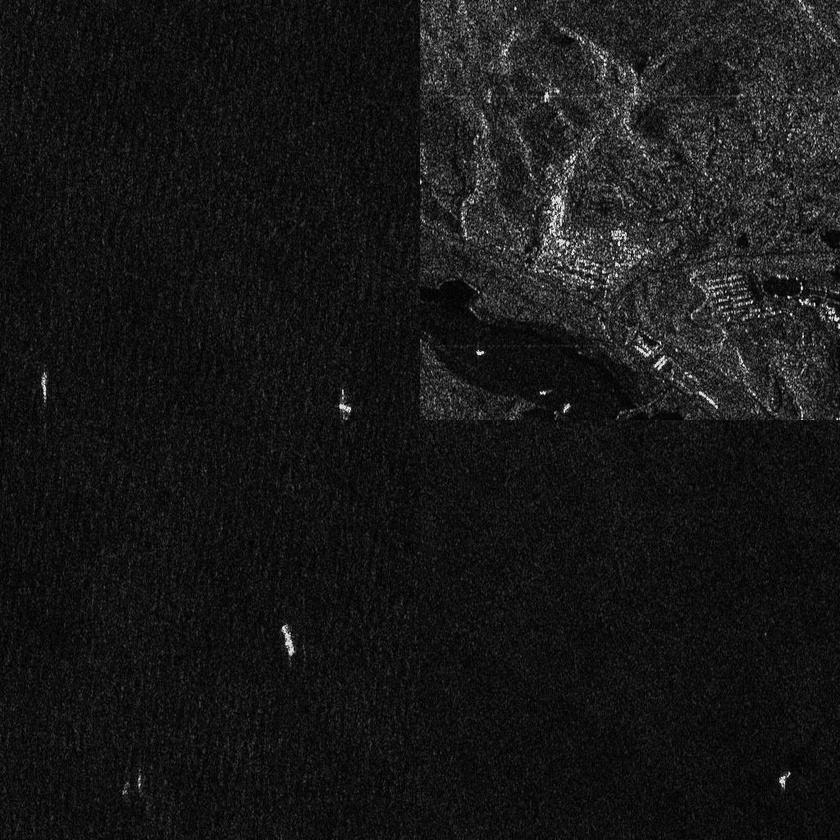
#> input picture sar/example/0004.jpg, 840 x 840 px, shrunk from 1024 x 1024 before the run; its folder holds only this picture in this run
$ python post-std.py   (older library calls are emulated)
#> lines starting #> are read from the running program, lines starting #| are printed output that depends on the picture; long printed decimals are rounded
import os

import cv2
import numpy as np

root = r"example/"
save_path = r"blur/"
os.makedirs(save_path, exist_ok=True)

for img in os.listdir(root):
    image = cv2.imread(root+img)
#> image is the input picture: shape (840, 840, 3); min 0, max 255, mean 23.6

    # image = cv2.dilate(image, (5,5), iterations=2)
    image = cv2.erode(image, (3,3), iterations=1)#腐蚀

    # image = cv2.Laplacian(image, cv2.CV_64F)

    image = cv2.blur(image,(1,1))
    # dilated_image = cv2.dilate(image, (7,7), iterations=2)#膨胀
    # image = cv2.erode(image, (3,3), iterations=1)
    # 分离RGB通道
    b, g, r = cv2.split(image)

    # 计算每个通道的标准差
    std_dev_r = np.std(r)
#> std_dev_r = 18.53
    std_dev_g = np.std(g)
#> std_dev_g = 18.53
    std_dev_b = np.std(b)
#> std_dev_b = 18.53
    print(img,std_dev_r)
#| 0004.jpg 18.535
    # 设置拉伸的参数（通常为1-2倍标准差）
    stretch_factor = 300.0

    # 计算拉伸后的通道值
    stretched_r = (r - np.mean(r)) / std_dev_r * stretch_factor + np.mean(r)
    stretched_g = (g - np.mean(g)) / std_dev_g * stretch_factor + np.mean(g)
    stretched_b = (b - np.mean(b)) / std_dev_b * stretch_factor + np.mean(b)

    # 合并拉伸后的通道
    stretched_image = cv2.merge((stretched_b, stretched_g, stretched_r))

    # stretched_image = cv2.blur(stretched_image,(3,3))

    # 保存结果图像
    cv2.imwrite(save_path+img, stretched_image)
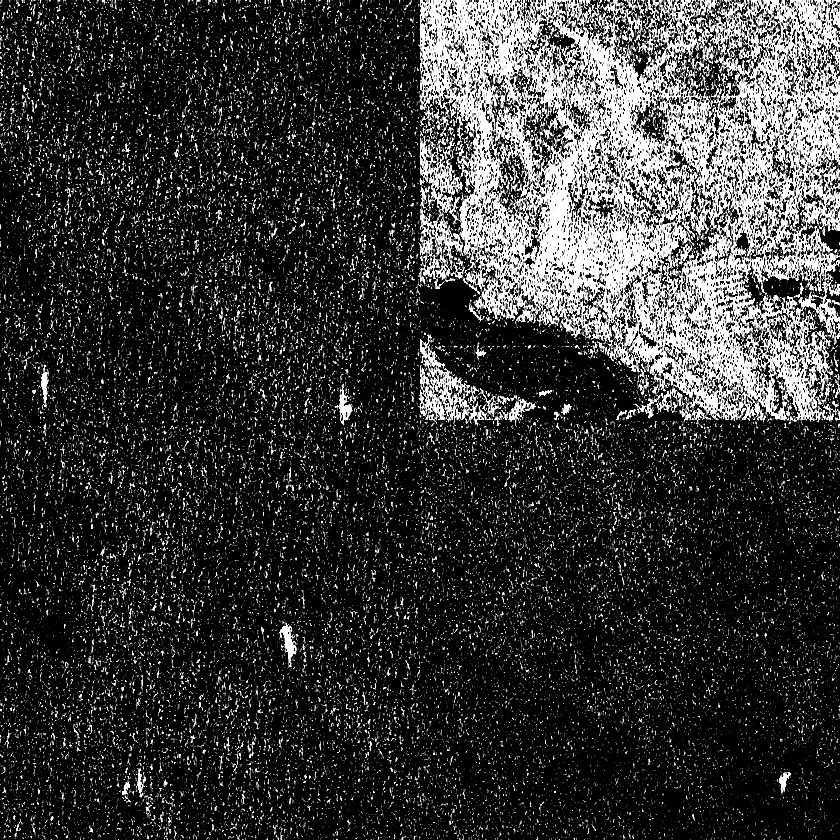
#> saved as 0004.jpg: shape (840, 840, 3); min 0, max 255, mean 53.1

$ run again, on sar/example/L540.jpg
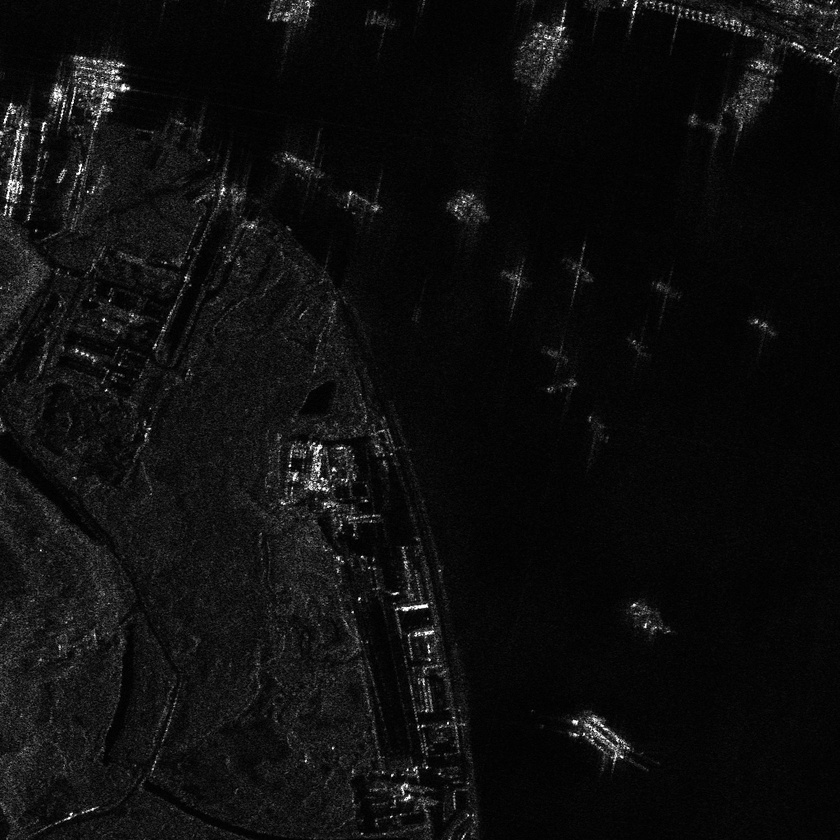
#> input picture sar/example/L540.jpg, 840 x 840 px, shrunk from 1024 x 1024 before the run
#> image is the input picture: shape (840, 840, 3); min 0, max 255, mean 14.2
#> std_dev_r = 15.11
#| L540.jpg 15.113
#> `cv2.imwrite(save_path+img, stretched_image)`:
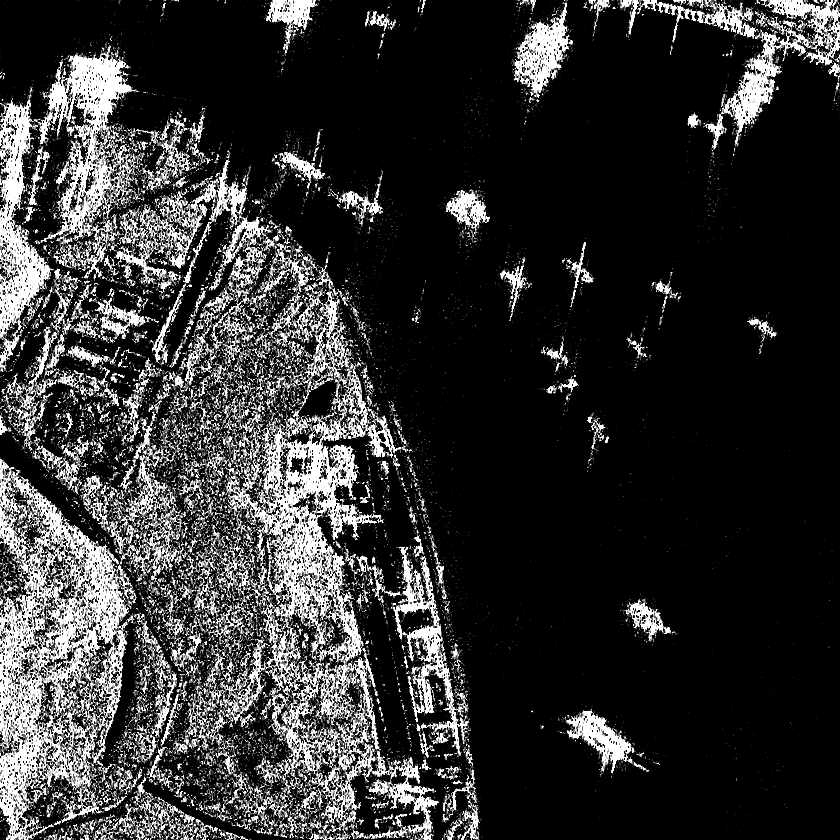
#> saved as L540.jpg: shape (840, 840, 3); min 0, max 255, mean 49.3

$ run again, on sar/example/0148.jpg
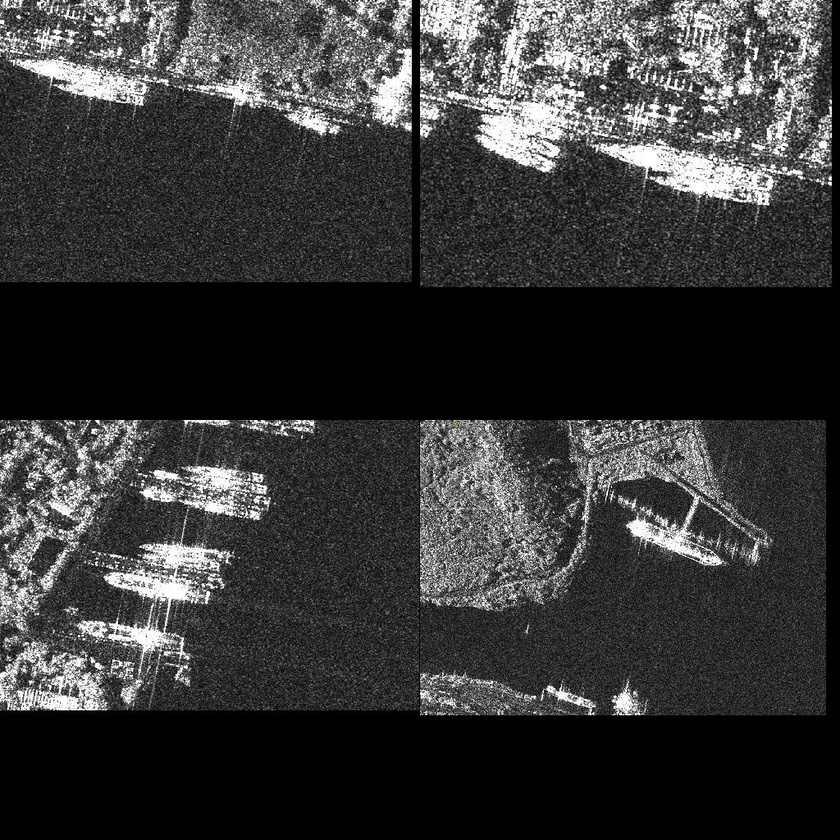
#> input picture sar/example/0148.jpg, 840 x 840 px, shrunk from 1024 x 1024 before the run
#> image is the input picture: shape (840, 840, 3); mean B, G, R 54.9, 54.9, 54.9
#> `image = cv2.erode(image, (3,3), iterations=1)#腐蚀`:
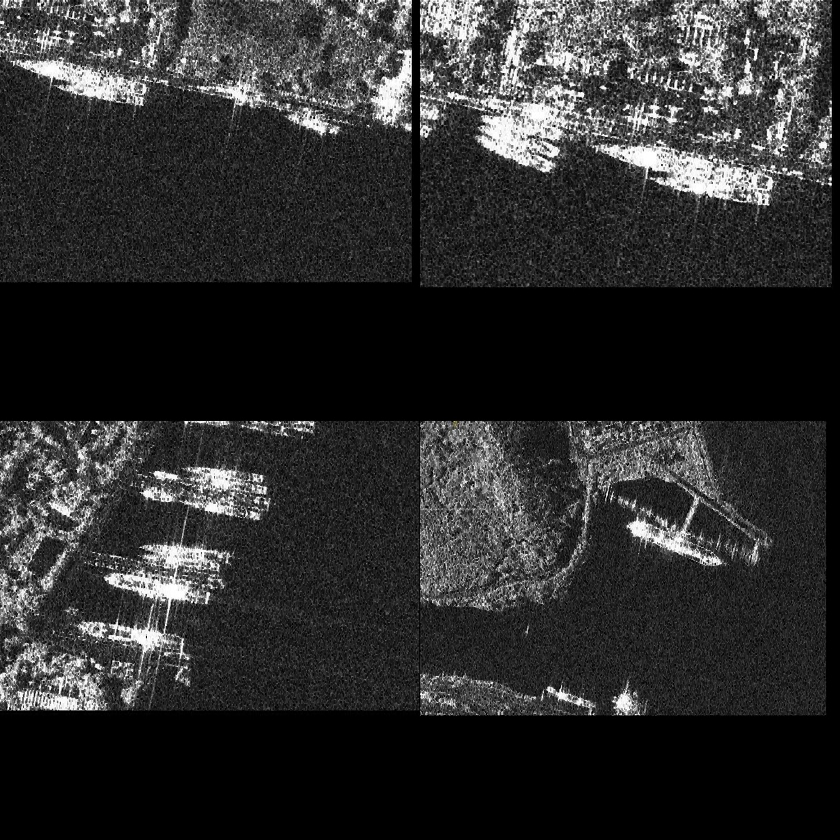
#> image: shape (840, 840, 3); mean B, G, R 45.2, 45.3, 45.3
#> std_dev_r = 57.24
#| 0148.jpg 57.239
#> `cv2.imwrite(save_path+img, stretched_image)`:
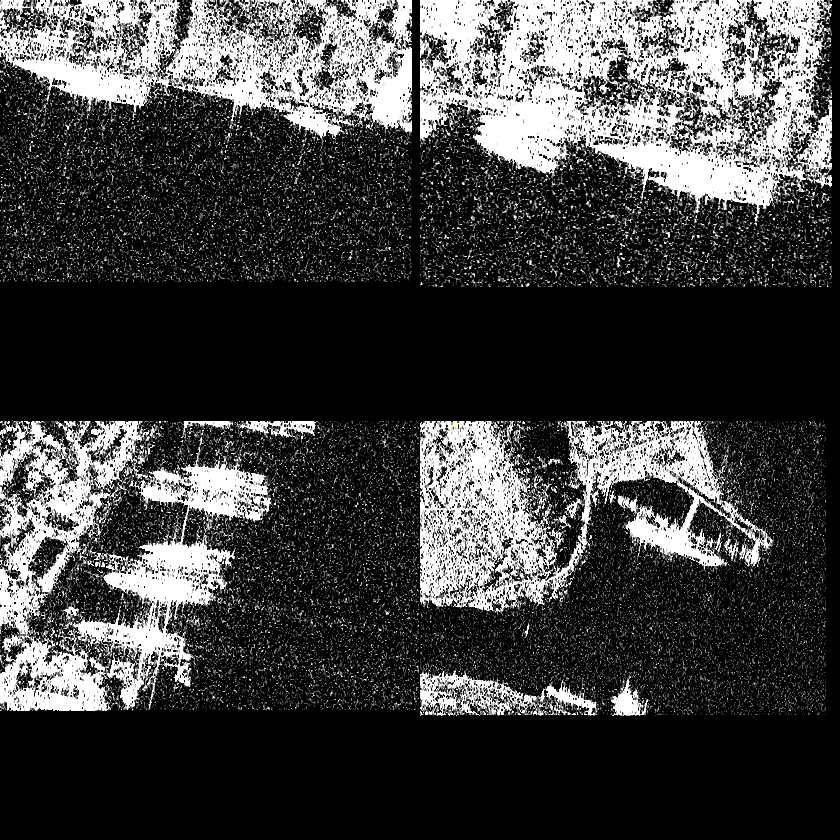
#> saved as 0148.jpg: shape (840, 840, 3); mean B, G, R 63.3, 63.3, 63.3

$ run again, on sar/example/0176.jpg
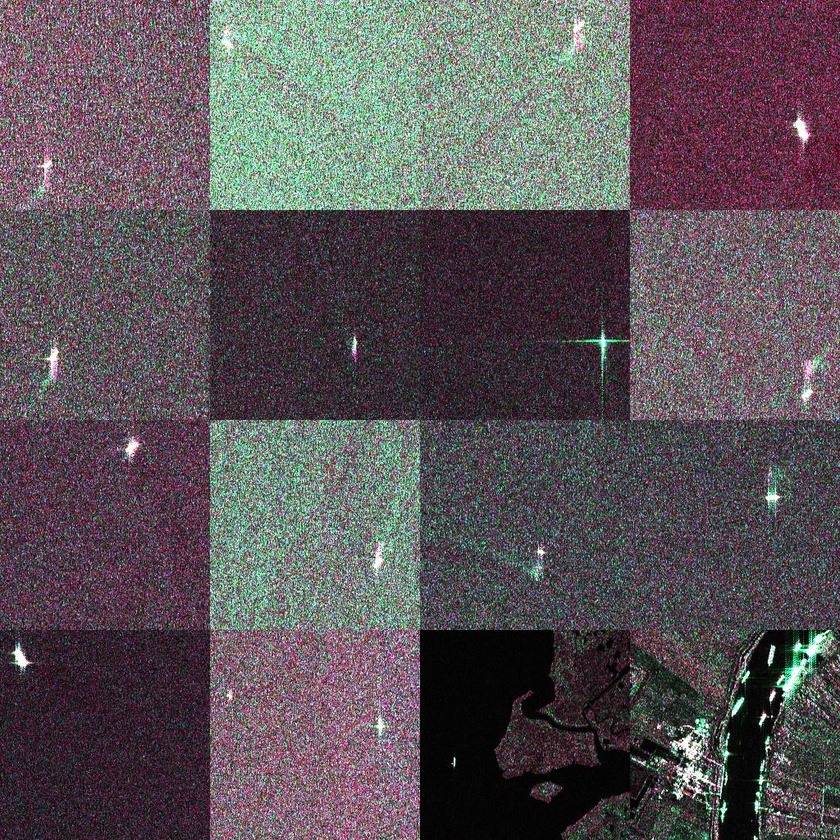
#> input picture sar/example/0176.jpg, 840 x 840 px, shrunk from 1024 x 1024 before the run
#> image is the input picture: shape (840, 840, 3); mean B, G, R 87.5, 83.4, 90.5
#> `b, g, r = cv2.split(image)`:
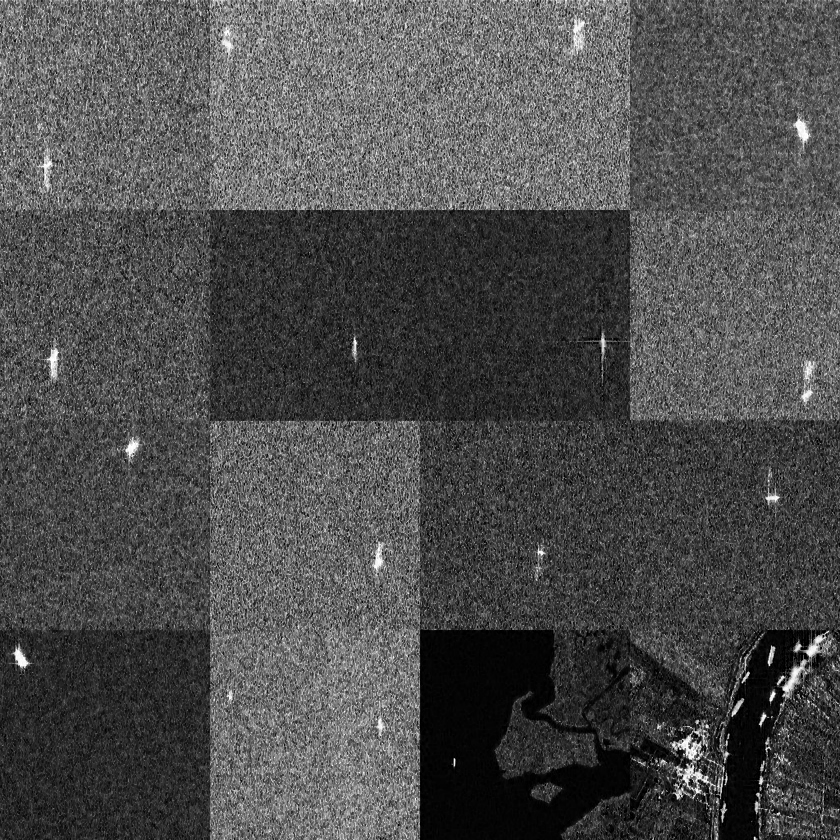
#> r: shape (840, 840); min 0, max 255, mean 77.2
#> std_dev_r = 43.58
#> std_dev_g = 51.31
#> std_dev_b = 44.96
#| 0176.jpg 43.582
#> `cv2.imwrite(save_path+img, stretched_image)`:
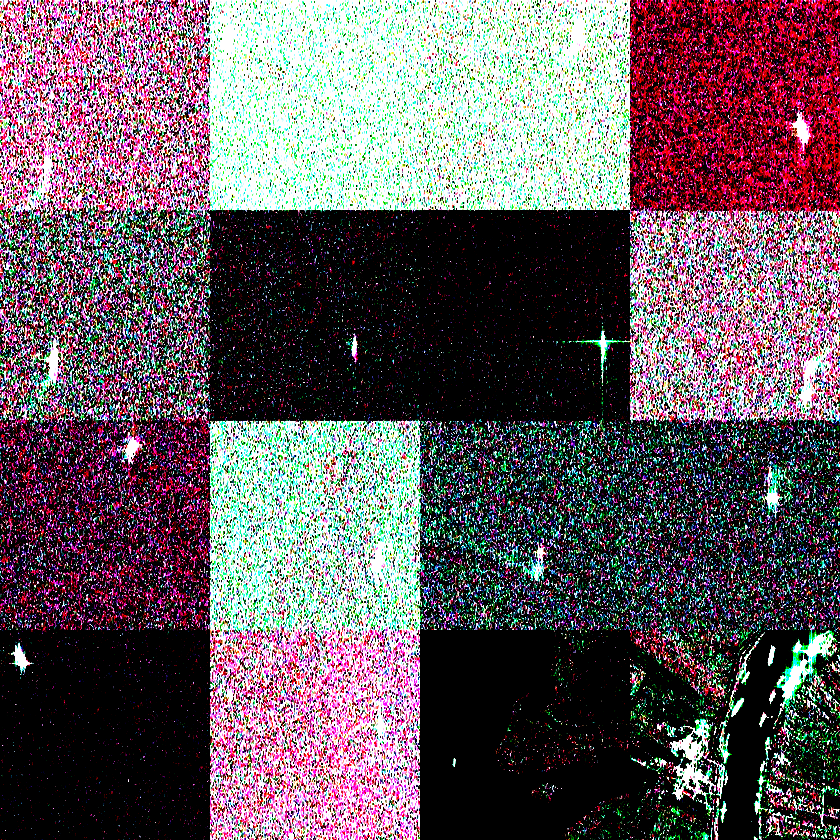
#> saved as 0176.jpg: shape (840, 840, 3); mean B, G, R 95.8, 89.4, 102.1

$ run again, on sar/example/L539.jpg
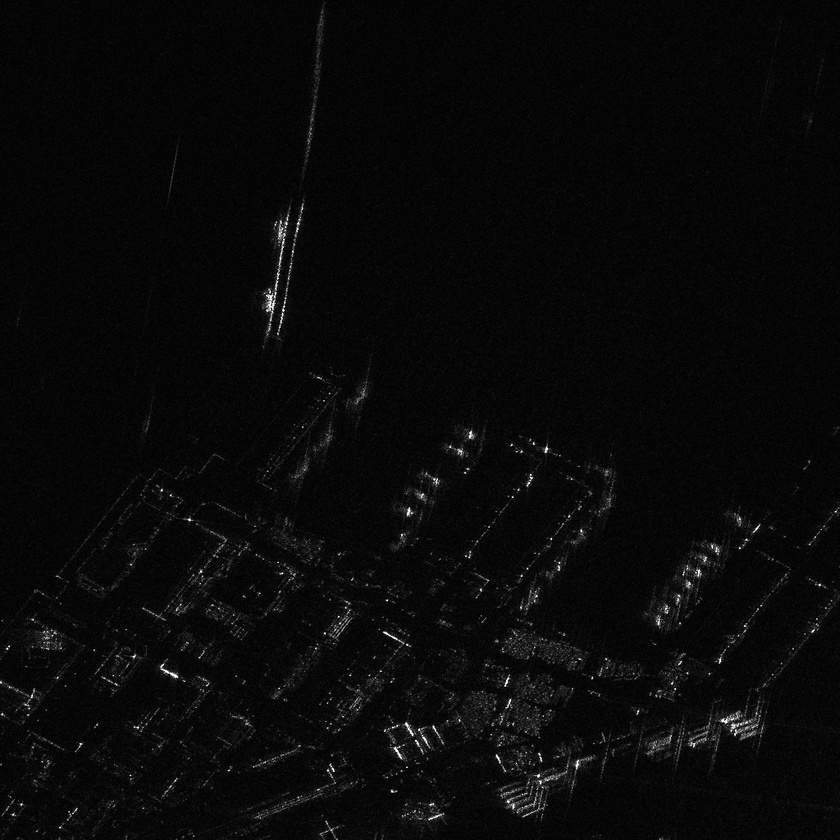
#> input picture sar/example/L539.jpg, 840 x 840 px, shrunk from 1024 x 1024 before the run
#> image is the input picture: shape (840, 840, 3); min 0, max 255, mean 9
#> std_dev_r = 10.12
#| L539.jpg 10.119
#> `cv2.imwrite(save_path+img, stretched_image)`:
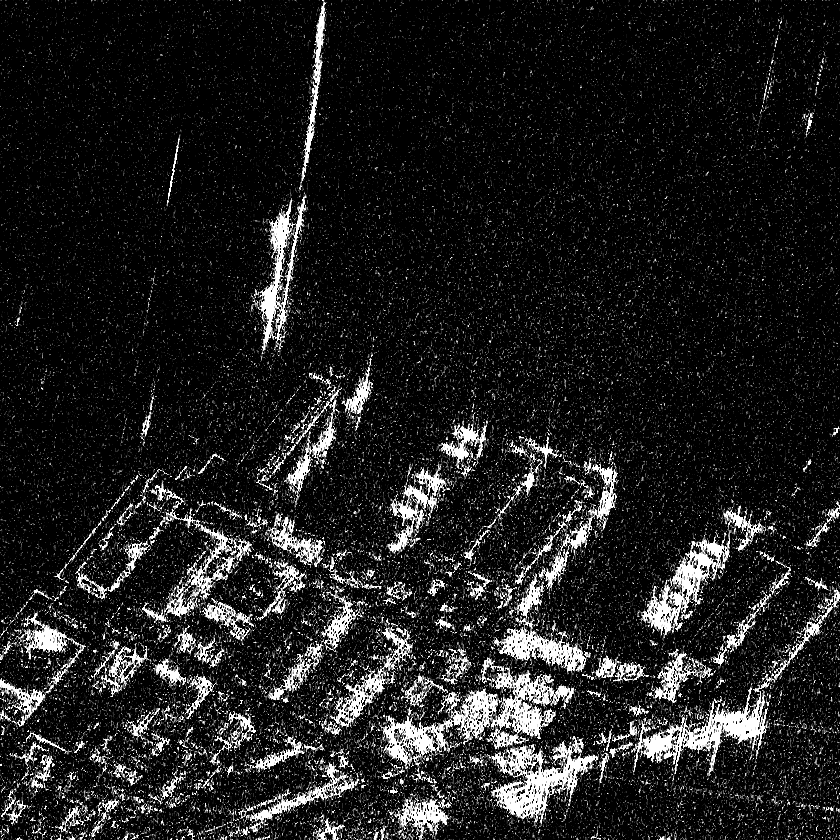
#> saved as L539.jpg: shape (840, 840, 3); min 0, max 255, mean 31.4
